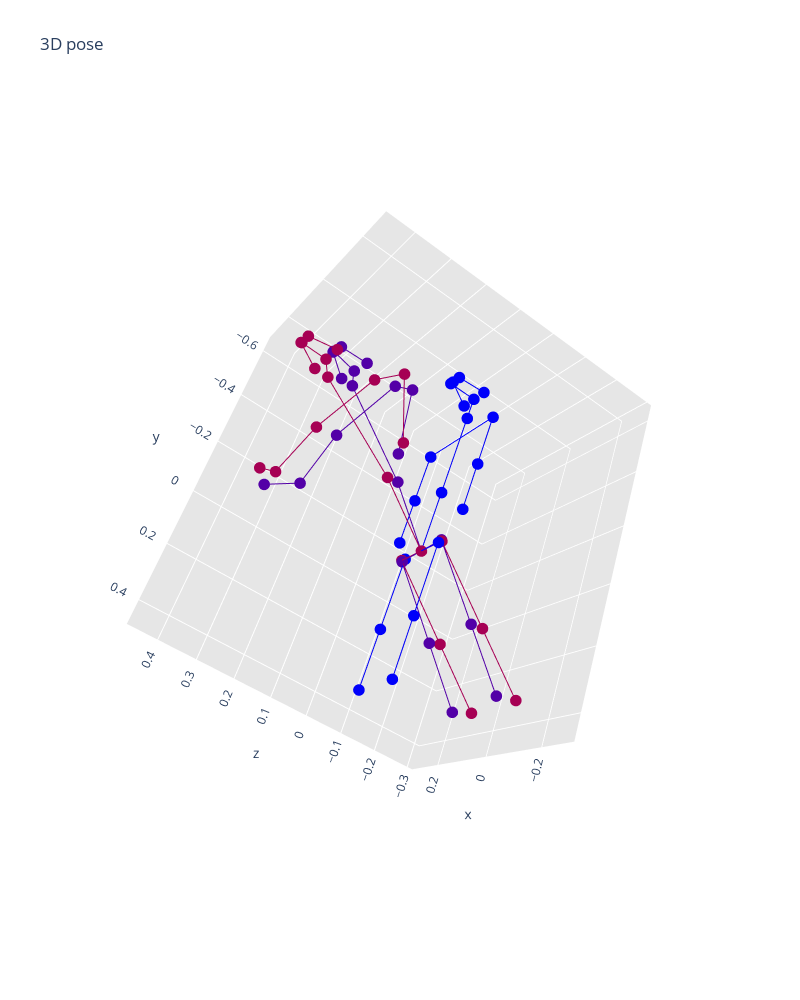

Notebook code for this chart:
### Code cell
go.Figure(vs.plot([base_3d_pose, preds_2[i],preds_2[j]]))

### Figure 1 — Plotly figure (JSON) as saved in the notebook; plotly's stock layout.template omitted (floating-point values rounded to 4 significant figures)
{"data": [{"line": {"color": "#0000FA", "width": 2}, "marker": {"color": "#0000FA", "size": 4}, "type": "scatter3d", "x": [0, 0], "y": [-0.6042, -0.6042], "z": [0.07418, 0]}, {"line": {"color": "#0000FA", "width": 2}, "marker": {"color": "#0000FA", "size": 4}, "type": "scatter3d", "x": [0, -0.01444], "y": [-0.6042, -0.6306], "z": [0.07418, 0.06403]}, {"line": {"color": "#0000FA", "width": 2}, "marker": {"color": "#0000FA", "size": 4}, "type": "scatter3d", "x": [0, 0.01444], "y": [-0.6042, -0.6306], "z": [0.07418, 0.06403]}, {"line": {"color": "#0000FA", "width": 2}, "marker": {"color": "#0000FA", "size": 4}, "type": "scatter3d", "x": [-0.01444, -0.04434], "y": [-0.6306, -0.6042], "z": [0.06403, 0]}, {"line": {"color": "#0000FA", "width": 2}, "marker": {"color": "#0000FA", "size": 4}, "type": "scatter3d", "x": [0.01444, 0.04434], "y": [-0.6306, -0.6042], "z": [0.06403, 0]}, {"line": {"color": "#0000FA", "width": 2}, "marker": {"color": "#0000FA", "size": 4}, "type": "scatter3d", "x": [0, 0], "y": [-0.6042, -0.5216], "z": [0, 0]}, {"line": {"color": "#0000FA", "width": 2}, "marker": {"color": "#0000FA", "size": 4}, "type": "scatter3d", "x": [-0.1389, 0.1389], "y": [-0.4389, -0.4389], "z": [0, 0]}, {"line": {"color": "#0000FA", "width": 2}, "marker": {"color": "#0000FA", "size": 4}, "type": "scatter3d", "x": [-0.1389, -0.1389], "y": [-0.4389, -0.256], "z": [0, 0]}, {"line": {"color": "#0000FA", "width": 2}, "marker": {"color": "#0000FA", "size": 4}, "type": "scatter3d", "x": [-0.1389, -0.1389], "y": [-0.256, -0.08886], "z": [0, 0]}, {"line": {"color": "#0000FA", "width": 2}, "marker": {"color": "#0000FA", "size": 4}, "type": "scatter3d", "x": [0.1389, 0.1389], "y": [-0.4389, -0.256], "z": [0, 0]}, {"line": {"color": "#0000FA", "width": 2}, "marker": {"color": "#0000FA", "size": 4}, "type": "scatter3d", "x": [0.1389, 0.1389], "y": [-0.256, -0.08886], "z": [0, 0]}, {"line": {"color": "#0000FA", "width": 2}, "marker": {"color": "#0000FA", "size": 4}, "type": "scatter3d", "x": [0, 0], "y": [-0.5216, -0.2194], "z": [0, 0]}, {"line": {"color": "#0000FA", "width": 2}, "marker": {"color": "#0000FA", "size": 4}, "type": "scatter3d", "x": [0, 0], "y": [-0.2194, 0], "z": [0, 0]}, {"line": {"color": "#0000FA", "width": 2}, "marker": {"color": "#0000FA", "size": 4}, "type": "scatter3d", "x": [0, -0.07344], "y": [0, 0], "z": [0, 0]}, {"line": {"color": "#0000FA", "width": 2}, "marker": {"color": "#0000FA", "size": 4}, "type": "scatter3d", "x": [-0.07344, -0.07344], "y": [0, 0.2487], "z": [0, 0]}, {"line": {"color": "#0000FA", "width": 2}, "marker": {"color": "#0000FA", "size": 4}, "type": "scatter3d", "x": [-0.07344, -0.07344], "y": [0.2487, 0.4483], "z": [0, 0]}, {"line": {"color": "#0000FA", "width": 2}, "marker": {"color": "#0000FA", "size": 4}, "type": "scatter3d", "x": [0, 0.07344], "y": [0, 0], "z": [0, 0]}, {"line": {"color": "#0000FA", "width": 2}, "marker": {"color": "#0000FA", "size": 4}, "type": "scatter3d", "x": [0.07344, 0.07344], "y": [0, 0.2487], "z": [0, 0]}, {"line": {"color": "#0000FA", "width": 2}, "marker": {"color": "#0000FA", "size": 4}, "type": "scatter3d", "x": [0.07344, 0.07344], "y": [0.2487, 0.4483], "z": [0, 0]}, {"line": {"color": "#5300A7", "width": 2}, "marker": {"color": "#5300A7", "size": 4}, "type": "scatter3d", "x": [0.05813, 0.07592], "y": [-0.5064, -0.5033], "z": [0.3687, 0.2968]}, {"line": {"color": "#5300A7", "width": 2}, "marker": {"color": "#5300A7", "size": 4}, "type": "scatter3d", "x": [0.05813, 0.0556], "y": [-0.5064, -0.5355], "z": [0.3687, 0.3564]}, {"line": {"color": "#5300A7", "width": 2}, "marker": {"color": "#5300A7", "size": 4}, "type": "scatter3d", "x": [0.05813, 0.08212], "y": [-0.5064, -0.5265], "z": [0.3687, 0.3633]}, {"line": {"color": "#5300A7", "width": 2}, "marker": {"color": "#5300A7", "size": 4}, "type": "scatter3d", "x": [0.0556, 0.03519], "y": [-0.5355, -0.5173], "z": [0.3564, 0.2861]}, {"line": {"color": "#5300A7", "width": 2}, "marker": {"color": "#5300A7", "size": 4}, "type": "scatter3d", "x": [0.08212, 0.1166], "y": [-0.5265, -0.4894], "z": [0.3633, 0.3074]}, {"line": {"color": "#5300A7", "width": 2}, "marker": {"color": "#5300A7", "size": 4}, "type": "scatter3d", "x": [0.07592, 0.04989], "y": [-0.5033, -0.4249], "z": [0.2968, 0.2937]}, {"line": {"color": "#5300A7", "width": 2}, "marker": {"color": "#5300A7", "size": 4}, "type": "scatter3d", "x": [-0.09376, 0.1828], "y": [-0.3738, -0.3482], "z": [0.2401, 0.243]}, {"line": {"color": "#5300A7", "width": 2}, "marker": {"color": "#5300A7", "size": 4}, "type": "scatter3d", "x": [-0.09376, -0.2336], "y": [-0.3738, -0.2563], "z": [0.2401, 0.2479]}, {"line": {"color": "#5300A7", "width": 2}, "marker": {"color": "#5300A7", "size": 4}, "type": "scatter3d", "x": [-0.2336, -0.1319], "y": [-0.2563, -0.138], "z": [0.2479, 0.188]}, {"line": {"color": "#5300A7", "width": 2}, "marker": {"color": "#5300A7", "size": 4}, "type": "scatter3d", "x": [0.1828, 0.3021], "y": [-0.3482, -0.2097], "z": [0.243, 0.2474]}, {"line": {"color": "#5300A7", "width": 2}, "marker": {"color": "#5300A7", "size": 4}, "type": "scatter3d", "x": [0.3021, 0.2382], "y": [-0.2097, -0.09068], "z": [0.2474, 0.3459]}, {"line": {"color": "#5300A7", "width": 2}, "marker": {"color": "#5300A7", "size": 4}, "type": "scatter3d", "x": [0.04989, 0.03023], "y": [-0.4249, -0.1913], "z": [0.2937, 0.1031]}, {"line": {"color": "#5300A7", "width": 2}, "marker": {"color": "#5300A7", "size": 4}, "type": "scatter3d", "x": [0.03023, 0], "y": [-0.1913, 0], "z": [0.1031, 0]}, {"line": {"color": "#5300A7", "width": 2}, "marker": {"color": "#5300A7", "size": 4}, "type": "scatter3d", "x": [0, -0.07178], "y": [0, -0.01445], "z": [0, -0.00577]}, {"line": {"color": "#5300A7", "width": 2}, "marker": {"color": "#5300A7", "size": 4}, "type": "scatter3d", "x": [-0.07178, -0.106], "y": [-0.01445, 0.2024], "z": [-0.00577, -0.1227]}, {"line": {"color": "#5300A7", "width": 2}, "marker": {"color": "#5300A7", "size": 4}, "type": "scatter3d", "x": [-0.106, -0.1335], "y": [0.2024, 0.3764], "z": [-0.1227, -0.2165]}, {"line": {"color": "#5300A7", "width": 2}, "marker": {"color": "#5300A7", "size": 4}, "type": "scatter3d", "x": [0, 0.07178], "y": [0, 0.01445], "z": [0, 0.00577]}, {"line": {"color": "#5300A7", "width": 2}, "marker": {"color": "#5300A7", "size": 4}, "type": "scatter3d", "x": [0.07178, 0.03752], "y": [0.01445, 0.2313], "z": [0.00577, -0.1111]}, {"line": {"color": "#5300A7", "width": 2}, "marker": {"color": "#5300A7", "size": 4}, "type": "scatter3d", "x": [0.03752, 0.01002], "y": [0.2313, 0.4053], "z": [-0.1111, -0.205]}, {"line": {"color": "#A60054", "width": 2}, "marker": {"color": "#A60054", "size": 4}, "type": "scatter3d", "x": [0.02643, 0.03975], "y": [-0.435, -0.4457], "z": [0.4545, 0.3823]}, {"line": {"color": "#A60054", "width": 2}, "marker": {"color": "#A60054", "size": 4}, "type": "scatter3d", "x": [0.02643, 0.02255], "y": [-0.435, -0.4658], "z": [0.4545, 0.4479]}, {"line": {"color": "#A60054", "width": 2}, "marker": {"color": "#A60054", "size": 4}, "type": "scatter3d", "x": [0.02643, 0.04963], "y": [-0.435, -0.4564], "z": [0.4545, 0.4515]}, {"line": {"color": "#A60054", "width": 2}, "marker": {"color": "#A60054", "size": 4}, "type": "scatter3d", "x": [0.02255, -0.00183], "y": [-0.4658, -0.46], "z": [0.4479, 0.3768]}, {"line": {"color": "#A60054", "width": 2}, "marker": {"color": "#A60054", "size": 4}, "type": "scatter3d", "x": [0.04963, 0.08132], "y": [-0.4564, -0.4313], "z": [0.4515, 0.3878]}, {"line": {"color": "#A60054", "width": 2}, "marker": {"color": "#A60054", "size": 4}, "type": "scatter3d", "x": [0.03975, 0.01515], "y": [-0.4457, -0.3683], "z": [0.3823, 0.3663]}, {"line": {"color": "#A60054", "width": 2}, "marker": {"color": "#A60054", "size": 4}, "type": "scatter3d", "x": [-0.1247, 0.1527], "y": [-0.3202, -0.3077], "z": [0.3012, 0.307]}, {"line": {"color": "#A60054", "width": 2}, "marker": {"color": "#A60054", "size": 4}, "type": "scatter3d", "x": [-0.1247, -0.2856], "y": [-0.3202, -0.2335], "z": [0.3012, 0.2958]}, {"line": {"color": "#A60054", "width": 2}, "marker": {"color": "#A60054", "size": 4}, "type": "scatter3d", "x": [-0.2856, -0.1949], "y": [-0.2335, -0.1225], "z": [0.2958, 0.2098]}, {"line": {"color": "#A60054", "width": 2}, "marker": {"color": "#A60054", "size": 4}, "type": "scatter3d", "x": [0.1527, 0.2959], "y": [-0.3077, -0.1947], "z": [0.307, 0.3195]}, {"line": {"color": "#A60054", "width": 2}, "marker": {"color": "#A60054", "size": 4}, "type": "scatter3d", "x": [0.2959, 0.1812], "y": [-0.1947, -0.09257], "z": [0.3195, 0.3854]}, {"line": {"color": "#A60054", "width": 2}, "marker": {"color": "#A60054", "size": 4}, "type": "scatter3d", "x": [0.01515, 0.0109], "y": [-0.3683, -0.1695], "z": [0.3663, 0.1389]}, {"line": {"color": "#A60054", "width": 2}, "marker": {"color": "#A60054", "size": 4}, "type": "scatter3d", "x": [0.0109, 0], "y": [-0.1695, 0], "z": [0.1389, 0]}, {"line": {"color": "#A60054", "width": 2}, "marker": {"color": "#A60054", "size": 4}, "type": "scatter3d", "x": [0, -0.07224], "y": [0, -0.01085], "z": [0, -0.00758]}, {"line": {"color": "#A60054", "width": 2}, "marker": {"color": "#A60054", "size": 4}, "type": "scatter3d", "x": [-0.07224, -0.08459], "y": [-0.01085, 0.1813], "z": [-0.00758, -0.165]}, {"line": {"color": "#A60054", "width": 2}, "marker": {"color": "#A60054", "size": 4}, "type": "scatter3d", "x": [-0.08459, -0.09451], "y": [0.1813, 0.3355], "z": [-0.165, -0.2913]}, {"line": {"color": "#A60054", "width": 2}, "marker": {"color": "#A60054", "size": 4}, "type": "scatter3d", "x": [0, 0.07224], "y": [0, 0.01085], "z": [0, 0.00758]}, {"line": {"color": "#A60054", "width": 2}, "marker": {"color": "#A60054", "size": 4}, "type": "scatter3d", "x": [0.07224, 0.05989], "y": [0.01085, 0.203], "z": [0.00758, -0.1498]}, {"line": {"color": "#A60054", "width": 2}, "marker": {"color": "#A60054", "size": 4}, "type": "scatter3d", "x": [0.05989, 0.04997], "y": [0.203, 0.3572], "z": [-0.1498, -0.2762]}], "layout": {"autosize": true, "height": 1000, "scene": {"aspectmode": "manual", "aspectratio": {"x": 0.5815, "y": 0.823, "z": 0.7458}, "camera": {"eye": {"x": -1.743, "y": 1.071, "z": 0.71}, "up": {"x": 0, "y": 0, "z": 0}}, "xaxis": {"backgroundcolor": "rgb(230, 230,230)", "gridcolor": "rgb(255, 255, 255)", "showbackground": true, "zerolinecolor": "rgb(255, 255, 255)"}, "yaxis": {"backgroundcolor": "rgb(230, 230,230)", "gridcolor": "rgb(255, 255, 255)", "showbackground": true, "zerolinecolor": "rgb(255, 255, 255)"}, "zaxis": {"backgroundcolor": "rgb(230, 230,230)", "gridcolor": "rgb(255, 255, 255)", "showbackground": true, "zerolinecolor": "rgb(255, 255, 255)"}}, "showlegend": false, "title": {"text": "3D pose"}, "width": 800}}
